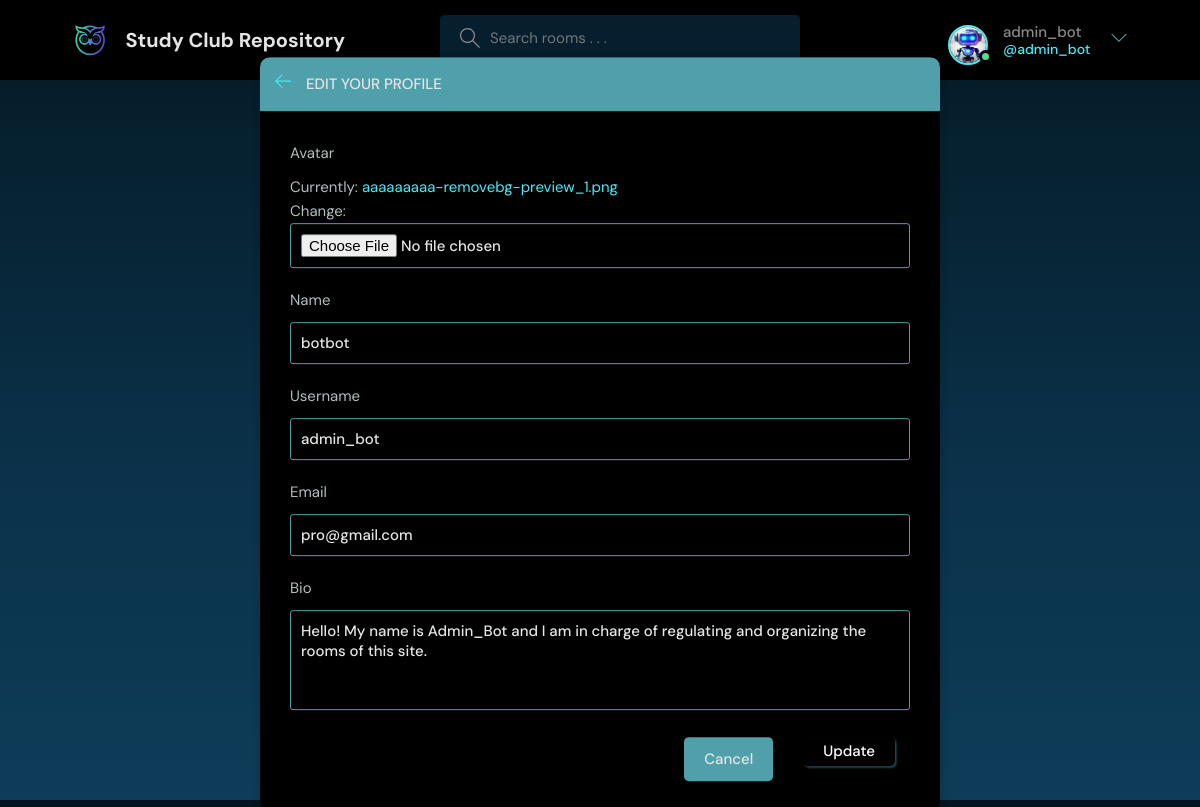
The page /update-user/ (signed in) on the database its author committed.
### base/models.py (models this page shows)
class User(AbstractUser):
    name = models.CharField(max_length=200, null=True)
    email = models.EmailField(unique=True, null=True)
    bio = models.TextField(null=True)
    avatar = models.ImageField(null=True, default="blue.jpg")
    USERNAME_FIELD = 'email'
    REQUIRED_FIELDS = []

### base/views.py (the view)
# urls.py: path('update-user/', views.updateUser, name ="update-user"),
@login_required(login_url = 'login')
def updateUser(request):
    user = request.user
    form = UserForm(instance=user)
    if request.method == 'POST':
        form = UserForm(request.POST, request.FILES, instance=user)
        if form.is_valid():
            form.save()
            return redirect('user-profile', pk=user.id)
    return render(request, 'base/update-user.html', {'form' : form})

### base/forms.py
class UserForm(ModelForm):
    class Meta:
        model = User
        fields = ['avatar' ,'name', 'username', 'email', 'bio']

### base/templates/base/update-user.html (shortened to what this page needs)
{%  extends 'main.html' %}
{% block content %}
    <main class="update-account layout">
        <div class="container">
            <div class="layout__box">
                <div class="layout__boxHeader">
                    <div class="layout__boxTitle">
                        <a href="{% url 'home' %}">
                            <svg version="1.1" xmlns="http://www.w3.org/2000/svg" width="32" height="32"
                                viewBox="0 0 32 32">
                                <title>arrow-left</title>
                                <path
                                    d="M13.723 2.286l-13.723 13.714 13.719 13.714 1.616-1.611-10.96-10.96h27.625v-2.286h-27.625l10.965-10.965-1.616-1.607z">
                                </path>
                            </svg>
                        </a>
                        <h3>Edit your profile</h3>
                    </div>
                </div>
                <div class="layout__body">
                    <form class="form" action="" method="POST" enctype="multipart/form-data">
                      {% for field in form %}
                      <div class="form__group">
                          <label for="profile_pic">{{field.label}}</label>
                          {{field}}
                      </div>
                      {% endfor %}
                      <div class="form__action">
                          <a class="btn btn--dark" href="{{request.META.HTTP_REFERER}}">Cancel</a>
                          <button class="btn btn--main" type="submit">Update</button>
                      </div>
                    </form>
                </div>
            </div>
        </div>
    </main>
{% endblock content%}

### templates/navbar.html (shortened to what this page needs)
{% load static %}
<header class="header header--loggedIn">
    <div class="container">
      <a href="{% url 'home' %}" class="header__logo">
        <img src="{% static 'images/logo.png' %}" />
        <h1 class="shadoww">Study Club Repository</h1>
      </a>
      <form class="header__search" method="GET" action= "{% url 'home' %}">
        <label>
          <input type="text" name="q" placeholder="Search rooms . . .">
        </label>
      </form>
      <nav class="header__menu">
        {% if request.user.is_authenticated %}
        <div class="header__user">
          <a href="{% url 'user-profile' user.id%}">
            <div class="avatar avatar--medium active">
              <img src="{{request.user.avatar.url}}" />
            </div>
            <p>{{request.user.username}}<span>@{{request.user.username}}</span></p>
          </a>
          <button class="dropdown-button">
            <svg version="1.1" xmlns="http://www.w3.org/2000/svg" width="32" height="32" viewBox="0 0 32 32">
              <title>chevron-down</title>
              <path d="M16 21l-13-13h-3l16 16 16-16h-3l-13 13z"></path>
            </svg>
          </button>
        </div>
        {% else %}
        <a href="{% url 'login' %}">
          <img src="{% static 'images/Logout.png' %}" />
          <p>Login</p>
        </a>
        {% endif %}
      </nav>
    </div>
  </header>

### rows shown on the page
User: user.avatar (picture), user.username "admin_bot", form "botbot" "admin_bot" "pro@gmail.com" "Hello! My name is Admin_Bot and I am in charge of regulating and organizing the rooms of this site."

### other values the page prints
{{ field.label }} "Avatar" "Name" "Username" "Email" "Bio"
